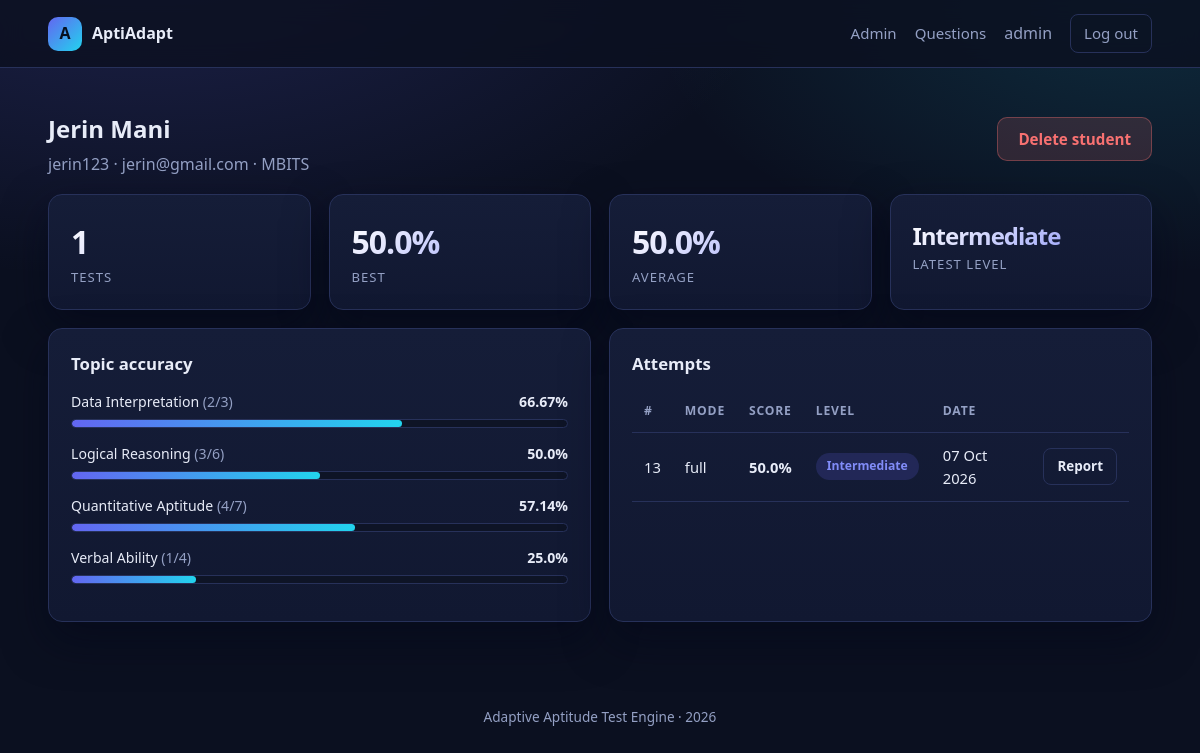
Page /admin/user/3 (signed in) on the committed database.
### models.py (models this page shows, shortened)
class User(db.Model):
    __tablename__ = "users"
    id = db.Column(db.Integer, primary_key=True)
    username = db.Column(db.String(64), unique=True, nullable=False)
    email = db.Column(db.String(120), unique=True, nullable=False)
    full_name = db.Column(db.String(120))
    college = db.Column(db.String(160))
    password_hash = db.Column(db.String(255), nullable=False)
    is_admin = db.Column(db.Boolean, default=False, nullable=False)
    created_at = db.Column(db.DateTime, default=datetime.utcnow)
    attempts = db.relationship("TestAttempt", backref="user", lazy=True,
                               cascade="all, delete-orphan")
    @property
    def completed_attempts(self):
        return [a for a in self.attempts if a.completed]
    @property
    def best_score(self):
        return max((a.percentage for a in self.completed_attempts), default=0.0)
    @property
    def avg_score(self):
        done = self.completed_attempts
        return round(sum(a.percentage for a in done) / len(done), 2) if done else 0.0

class Answer(db.Model):
    __tablename__ = "answers"
    id = db.Column(db.Integer, primary_key=True)
    attempt_id = db.Column(db.Integer, db.ForeignKey("test_attempts.id"), nullable=False, index=True)
    question_id = db.Column(db.Integer, db.ForeignKey("questions.id"), nullable=False)
    sequence = db.Column(db.Integer, default=0)
    topic = db.Column(db.String(60))
    difficulty = db.Column(db.String(10))
    selected_option = db.Column(db.String(1))
    is_correct = db.Column(db.Boolean, default=False)
    seconds = db.Column(db.Integer, default=0)
    question = db.relationship("Question")

class TestAttempt(db.Model):
    __tablename__ = "test_attempts"
    id = db.Column(db.Integer, primary_key=True)
    user_id = db.Column(db.Integer, db.ForeignKey("users.id"), nullable=False, index=True)
    mode = db.Column(db.String(20), default="full")        # full | retake
    focus_topics = db.Column(db.String(255))               # comma separated, retake mode
    total_questions = db.Column(db.Integer, default=0)
    correct_answers = db.Column(db.Integer, default=0)
    percentage = db.Column(db.Float, default=0.0)
    predicted_level = db.Column(db.String(20))
    level_confidence = db.Column(db.Float)
    time_taken = db.Column(db.Integer, default=0)          # seconds
    completed = db.Column(db.Boolean, default=False)
    started_at = db.Column(db.DateTime, default=india_time)
    finished_at = db.Column(db.DateTime)
    answers = db.relationship("Answer", backref="attempt", lazy=True,
                              cascade="all, delete-orphan", order_by="Answer.sequence")
    def topic_breakdown(self):
        stats = {}
        for a in self.answers:
            s = stats.setdefault(a.topic, {"total": 0, "correct": 0})
            s["total"] += 1
            s["correct"] += 1 if a.is_correct else 0
        for s in stats.values():
            s["accuracy"] = round(s["correct"] * 100 / s["total"], 2) if s["total"] else 0.0
        return stats

### app.py (the view)
@app.route("/admin/user/<int:user_id>")
@admin_required
def admin_user(user_id):
    u = db.session.get(User, user_id)
    if not u:
        abort(404)
    attempts = sorted(u.completed_attempts, key=lambda a: a.finished_at or a.started_at, reverse=True)
    return render_template("admin_user.html", student=u, attempts=attempts,
                           topic_totals=aggregate_topics(attempts))

### app.py (called while the page is built)
def india_time():
    return datetime.now(ZoneInfo("Asia/Kolkata")).replace(tzinfo=None)

def current_user():
    uid = session.get("user_id")
    return db.session.get(User, uid) if uid else None

def admin_required(view):
    @wraps(view)
    def wrapper(*a, **kw):
        u = current_user()
        if not u or not u.is_admin:
            flash("Superuser access required.", "danger")
            return redirect(url_for("admin_login"))
        return view(*a, **kw)
    return wrapper

def aggregate_topics(attempts):
    totals = {}
    for a in attempts:
        for t, s in a.topic_breakdown().items():
            d = totals.setdefault(t, {"total": 0, "correct": 0})
            d["total"] += s["total"]
            d["correct"] += s["correct"]
    for d in totals.values():
        d["accuracy"] = round(d["correct"] * 100 / d["total"], 2) if d["total"] else 0.0
    return totals

@app.context_processor
def inject_globals():
    return {"user": current_user(), "year": india_time().year}

### templates/admin_user.html (shortened to what this page needs)
{% extends "base.html" %}
{% block body %}
<section class="page container">
  <div class="row-between mb">
    <div>
      <h1 style="margin:8px 0 0">{{ student.full_name or student.username }}</h1>
      <p class="muted" style="margin:4px 0 0">{{ student.username }} &middot; {{ student.email }} &middot; {{ student.college or 'No college' }}</p>
    </div>
    <form method="post" action="{{ url_for('admin_user_delete', user_id=student.id) }}" onsubmit="return confirm('Delete this student and all scores?')">
      <button class="btn btn-danger">Delete student</button>
    </form>
  </div>
  <div class="grid grid-4 mb">
    <div class="card stat"><div class="stat-value">{{ attempts|length }}</div><div class="stat-label">Tests</div></div>
    <div class="card stat"><div class="stat-value">{{ student.best_score }}%</div><div class="stat-label">Best</div></div>
    <div class="card stat"><div class="stat-value">{{ student.avg_score }}%</div><div class="stat-label">Average</div></div>
    <div class="card stat"><div class="stat-value" style="font-size:1.5rem">{{ attempts[0].predicted_level if attempts else '--' }}</div><div class="stat-label">Latest level</div></div>
  </div>
  <div class="grid grid-2">
    <div class="card">
      <h3 class="card-title">Topic accuracy</h3>
      {% for topic, s in topic_totals|dictsort %}
        <div class="bar-row">
          <div class="bar-head"><span>{{ topic }} <span class="muted">({{ s.correct }}/{{ s.total }})</span></span><b>{{ s.accuracy }}%</b></div>
          <div class="bar"><span style="width: {{ s.accuracy }}%"></span></div>
        </div>
      {% else %}<p class="muted">No attempts yet.</p>{% endfor %}
    </div>
    <div class="card">
      <h3 class="card-title">Attempts</h3>
      <div class="table-wrap">
        <table>
          <thead><tr><th>#</th><th>Mode</th><th>Score</th><th>Level</th><th>Date</th><th></th></tr></thead>
          <tbody>
          {% for a in attempts %}
            <tr>
              <td>{{ a.id }}</td><td>{{ a.mode }}</td><td><b>{{ a.percentage }}%</b></td>
              <td><span class="badge badge-{{ (a.predicted_level or 'muted')|lower }}">{{ a.predicted_level }}</span></td>
              <td>{{ a.finished_at.strftime('%d %b %Y') if a.finished_at else '-' }}</td>
              <td><a class="btn btn-ghost btn-sm" href="{{ url_for('report', attempt_id=a.id) }}">Report</a></td>
            </tr>
          {% else %}<tr><td colspan="6" class="empty">No attempts.</td></tr>{% endfor %}
          </tbody>
        </table>
      </div>
    </div>
  </div>
</section>
{% endblock %}

### templates/base.html (shortened to what this page needs)
<!doctype html>
<html lang="en">
<head>
  <link rel="stylesheet" href="{{ url_for('static', filename='css/style.css') }}">
</head>
<body>
<nav class="nav">
  <div class="container nav-inner">
    <a class="brand" href="{{ url_for('home') }}"><span class="brand-mark">A</span> AptiAdapt</a>
    <div class="nav-links">
      {% if user %}
        {% if user.is_admin %}
          <a href="{{ url_for('admin_dashboard') }}">Admin</a>
          <a href="{{ url_for('admin_questions') }}">Questions</a>
        {% else %}
          <a href="{{ url_for('dashboard') }}">Dashboard</a>
          <a href="{{ url_for('test_start') }}">Start Test</a>
        {% endif %}
        <span class="muted">{{ user.username }}</span>
        <a class="btn btn-ghost btn-sm" href="{{ url_for('logout') }}">Log out</a>
      {% else %}
        <a href="{{ url_for('login') }}">Login</a>
        <a href="{{ url_for('admin_login') }}">Admin</a>
        <a class="btn btn-primary btn-sm" href="{{ url_for('register') }}">Register</a>
      {% endif %}
    </div>
  </div>
</nav>
{% block body %}{% endblock %}
<div class="footer">Adaptive Aptitude Test Engine &middot; {{ year }}</div>
</body>
</html>

### static/css/style.css (style rules this page uses)
:root { --bg: #0b1020; --bg-soft: #111831; --surface: #151d38; --surface-2: #1b2444; --border: #27315a; --text: #e8ecf8; --muted: #94a0c4; --primary: #6366f1; --primary-soft: #818cf8; --accent: #22d3ee; --success: #34d399; --warning: #fbbf24; --danger: #f87171; --radius: 14px; --shadow: 0 18px 44px rgba(3, 7, 25, 0.55); }
* { box-sizing: border-box; }
body { margin: 0; font-family: "Segoe UI", Roboto, "Helvetica Neue", Arial, sans-serif; background: radial-gradient(1100px 600px at 12% -10%, rgba(99,102,241,.22), transparent 60%), radial-gradient(900px 500px at 95% 0%, rgba(34,211,238,.14), transparent 55%), var(--bg); color: var(--text); min-height: 100vh; line-height: 1.55; }
a { color: var(--accent); text-decoration: none; }
.container { width: min(1180px, 92vw); margin: 0 auto; }
.nav { position: sticky; top: 0; z-index: 40; backdrop-filter: blur(12px); background: rgba(11,16,32,.82); border-bottom: 1px solid var(--border); }
.nav-inner { display: flex; align-items: center; gap: 22px; padding: 14px 0; }
.brand { display: flex; align-items: center; gap: 10px; font-weight: 700; color: var(--text); }
.brand-mark { width: 34px; height: 34px; border-radius: 10px; display: grid; place-items: center; background: linear-gradient(135deg, var(--primary), var(--accent)); font-weight: 800; color: #06101f; }
.nav-links { display: flex; gap: 18px; margin-left: auto; align-items: center; flex-wrap: wrap; }
.nav-links a { color: var(--muted); font-size: .94rem; font-weight: 500; }
.btn { display: inline-block; border: 1px solid transparent; cursor: pointer; padding: 11px 20px; border-radius: 10px; font-size: .95rem; font-weight: 600; background: var(--surface-2); color: var(--text); transition: transform .12s ease, box-shadow .12s ease; font-family: inherit; }
.btn-ghost { background: transparent; border-color: var(--border); color: var(--text); }
.btn-danger { background: rgba(248,113,113,.15); color: var(--danger); border-color: rgba(248,113,113,.35); }
.btn-sm { padding: 7px 13px; font-size: .84rem; border-radius: 8px; }
.card { background: linear-gradient(180deg, var(--surface), var(--bg-soft)); border: 1px solid var(--border); border-radius: var(--radius); padding: 22px; box-shadow: var(--shadow); }
.card-title { margin: 0 0 14px; font-size: 1.05rem; }
.grid { display: grid; gap: 18px; }
.grid-2 { grid-template-columns: repeat(auto-fit, minmax(320px, 1fr)); }
.grid-4 { grid-template-columns: repeat(auto-fit, minmax(190px, 1fr)); }
section.page { padding: 34px 0 60px; }
.stat-value { font-size: 2rem; font-weight: 800; letter-spacing: -1px; background: linear-gradient(135deg, #fff, var(--primary-soft)); -webkit-background-clip: text; background-clip: text; color: transparent; }
.stat-label { color: var(--muted); font-size: .82rem; text-transform: uppercase; letter-spacing: 1px; }
table { width: 100%; border-collapse: collapse; font-size: .92rem; }
th, td { padding: 11px 12px; text-align: left; border-bottom: 1px solid var(--border); vertical-align: middle; }
th { color: var(--muted); font-size: .76rem; text-transform: uppercase; letter-spacing: .8px; }
.table-wrap { overflow-x: auto; }
.badge { padding: 4px 11px; border-radius: 999px; font-size: .76rem; font-weight: 700; display: inline-block; }
.badge-medium, .badge-intermediate { background: rgba(99,102,241,.18); color: var(--primary-soft); }
.bar { height: 9px; background: #0e1426; border-radius: 999px; overflow: hidden; border: 1px solid var(--border); }
.bar > span { display: block; height: 100%; border-radius: 999px; background: linear-gradient(90deg, var(--primary), var(--accent)); }
.bar-row { margin-bottom: 15px; }
.bar-head { display: flex; justify-content: space-between; font-size: .88rem; margin-bottom: 6px; }
.footer { padding: 24px 0; color: var(--muted); font-size: .85rem; text-align: center; }
.muted { color: var(--muted); }
.row-between { display: flex; justify-content: space-between; align-items: center; gap: 14px; flex-wrap: wrap; }
.mb { margin-bottom: 18px; }

### rows in the picture
User: username "admin"
User: full_name "Jerin Mani", username "jerin123", email "jerin@gmail.com", college "MBITS"
Answer: topic "Data Interpretation", correct "2", total "3", accuracy "66.67"
Answer: topic "Logical Reasoning", correct "3", total "6", accuracy "50.0"
Answer: topic "Quantitative Aptitude", correct "4", total "7", accuracy "57.14"
Answer: topic "Verbal Ability", correct "1", total "4", accuracy "25.0"
TestAttempt: id "13", mode "full", percentage "50.0", predicted_level "Intermediate", finished_at "07 Oct 2026"

### other values in the picture
{{ year }} "2026"
